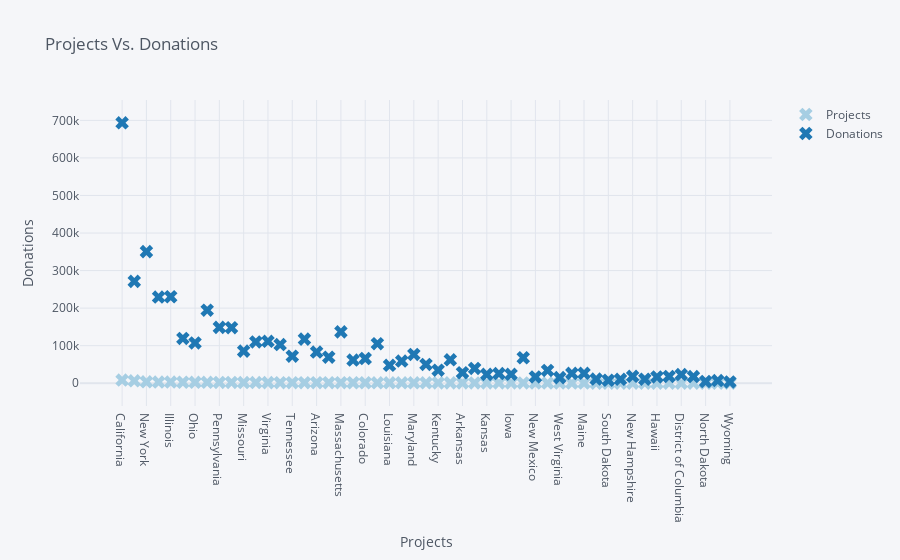

The notebook cell this image was saved under:
### Code cell
df.iplot(kind = 'scatter', xTitle = 'Projects', 
         yTitle = 'Donations', title = 'Projects Vs. Donations', 
         symbol = 'x', colorscale = 'paired', mode = 'markers')

### Figure 1 — Plotly figure (JSON) as saved in the notebook; plotly's stock layout.template omitted (floating-point values rounded to 4 significant figures)
{"data": [{"line": {"color": "rgba(166, 206, 227, 1.0)", "dash": "solid", "shape": "linear", "width": 1.3}, "marker": {"size": 12, "symbol": "x"}, "mode": "markers", "name": "Projects", "text": "", "type": "scatter", "x": ["California", "Texas", "New York", "Florida", "Illinois", "Michigan", "Ohio", "North Carolina", "Pennsylvania", "Georgia", "Missouri", "New Jersey", "Virginia", "Washington", "Tennessee", "Indiana", "Arizona", "Wisconsin", "Massachusetts", "Oklahoma", "Colorado", "South Carolina", "Louisiana", "Minnesota", "Maryland", "Alabama", "Kentucky", "Oregon", "Arkansas", "Utah", "Kansas", "Mississippi", "Iowa", "Connecticut", "New Mexico", "Nevada", "West Virginia", "Idaho", "Maine", "Nebraska", "South Dakota", "Montana", "New Hampshire", "Alaska", "Hawaii", "Rhode Island", "District of Columbia", "Delaware", "North Dakota", "Vermont", "Wyoming"], "y": [8457, 6485, 3819, 3302, 3126, 2653, 2546, 2543, 2163, 2125, 1779, 1775, 1656, 1581, 1555, 1555, 1529, 1479, 1447, 1340, 1321, 1260, 1215, 1169, 1145, 1141, 1024, 978, 923, 883, 851, 840, 833, 816, 546, 538, 513, 513, 483, 409, 317, 312, 299, 273, 266, 246, 227, 208, 200, 181, 148]}, {"line": {"color": "rgba(31, 120, 180, 1.0)", "dash": "solid", "shape": "linear", "width": 1.3}, "marker": {"size": 12, "symbol": "x"}, "mode": "markers", "name": "Donations", "text": "", "type": "scatter", "x": ["California", "Texas", "New York", "Florida", "Illinois", "Michigan", "Ohio", "North Carolina", "Pennsylvania", "Georgia", "Missouri", "New Jersey", "Virginia", "Washington", "Tennessee", "Indiana", "Arizona", "Wisconsin", "Massachusetts", "Oklahoma", "Colorado", "South Carolina", "Louisiana", "Minnesota", "Maryland", "Alabama", "Kentucky", "Oregon", "Arkansas", "Utah", "Kansas", "Mississippi", "Iowa", "Connecticut", "New Mexico", "Nevada", "West Virginia", "Idaho", "Maine", "Nebraska", "South Dakota", "Montana", "New Hampshire", "Alaska", "Hawaii", "Rhode Island", "District of Columbia", "Delaware", "North Dakota", "Vermont", "Wyoming"], "y": [693577, 271348, 350553, 229542, 230350, 119337, 107401, 194465, 148752, 147897, 85597, 109926, 111740, 103021, 72123, 117470, 83092, 69479, 136845, 61697, 65940, 105421, 47699, 59078, 76769, 50002, 34700, 62418, 28021, 39336, 23598, 25863, 23894, 67892, 16734, 34220, 14929, 26245, 26550, 11131, 7982, 10614, 18555, 10729, 16707, 18129, 23217, 17872, 4666, 7157, 3476]}], "layout": {"legend": {"bgcolor": "#F5F6F9", "font": {"color": "#4D5663"}}, "paper_bgcolor": "#F5F6F9", "plot_bgcolor": "#F5F6F9", "title": {"font": {"color": "#4D5663"}, "text": "Projects Vs. Donations"}, "xaxis": {"gridcolor": "#E1E5ED", "showgrid": true, "tickfont": {"color": "#4D5663"}, "title": {"font": {"color": "#4D5663"}, "text": "Projects"}, "zerolinecolor": "#E1E5ED"}, "yaxis": {"gridcolor": "#E1E5ED", "showgrid": true, "tickfont": {"color": "#4D5663"}, "title": {"font": {"color": "#4D5663"}, "text": "Donations"}, "zerolinecolor": "#E1E5ED"}}}
